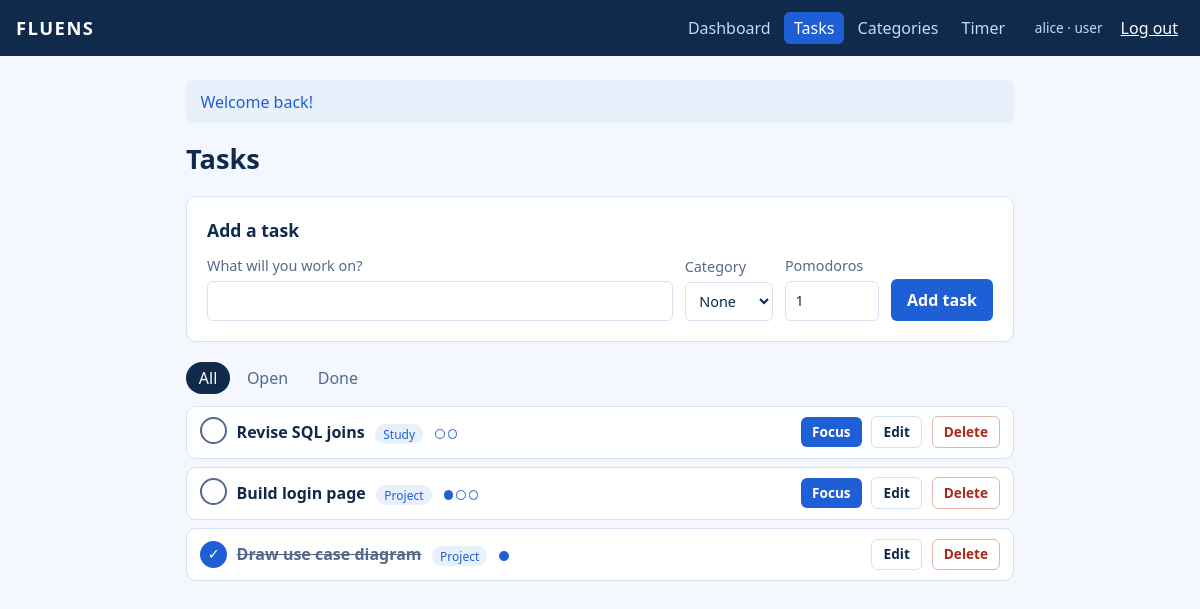
/index.php?page=tasks (signed in), run on the app's committed database.
### tables this page shows
CREATE TABLE tasks (
  id            INT UNSIGNED AUTO_INCREMENT PRIMARY KEY,
  user_id       INT UNSIGNED NOT NULL,
  category_id   INT UNSIGNED NULL,
  title         VARCHAR(120) NOT NULL,
  est_pomodoros TINYINT UNSIGNED NOT NULL DEFAULT 1,
  status        ENUM('open','done') NOT NULL DEFAULT 'open',
  created_at    TIMESTAMP DEFAULT CURRENT_TIMESTAMP,
  CONSTRAINT fk_tasks_user     FOREIGN KEY (user_id)     REFERENCES users(id)      ON DELETE CASCADE,
  CONSTRAINT fk_tasks_category FOREIGN KEY (category_id) REFERENCES categories(id) ON DELETE SET NULL
);

CREATE TABLE categories (
  id      INT UNSIGNED AUTO_INCREMENT PRIMARY KEY,
  user_id INT UNSIGNED NOT NULL,
  name    VARCHAR(40) NOT NULL,
  UNIQUE KEY uq_category_per_user (user_id, name),
  CONSTRAINT fk_categories_user FOREIGN KEY (user_id) REFERENCES users(id) ON DELETE CASCADE
);

### index.php (called while the page is built, shortened)
<?php
$routes = require __DIR__ . '/includes/routes.php';
$page  = $_GET['page'] ?? (current_user() ? 'dashboard' : 'login');
$route = $routes[$page] ?? null;
$pageFile = __DIR__ . '/pages/' . $route['file'] . '.php';
require $pageFile;
require __DIR__ . '/includes/layout.php';

### includes/helpers.php (called while the page is built, shortened)
<?php
function e(?string $value): string
{
    return htmlspecialchars((string) $value, ENT_QUOTES, 'UTF-8');
}
function url(string $page, array $params = []): string
{
    return 'index.php?' . http_build_query(['page' => $page] + $params);
}

### includes/auth.php (called while the page is built, shortened)
<?php
function user_id(): int
{
    return (int) ($_SESSION['user']['id'] ?? 0);
}

### includes/db.php (called while the page is built)
<?php
function db(): PDO
{
    static $pdo = null;
    if ($pdo === null) {
        $dsn = 'mysql:host=' . DB_HOST . ';dbname=' . DB_NAME . ';charset=utf8mb4';
        $pdo = new PDO($dsn, DB_USER, DB_PASS, [
            PDO::ATTR_ERRMODE            => PDO::ERRMODE_EXCEPTION,
            PDO::ATTR_DEFAULT_FETCH_MODE => PDO::FETCH_ASSOC,
            PDO::ATTR_EMULATE_PREPARES   => false,
        ]);
    }
    return $pdo;
}
function query(string $sql, array $params = []): PDOStatement
{
    $stmt = db()->prepare($sql);
    $stmt->execute($params);
    return $stmt;
}

### pages/tasks.php (the view, shortened to what this page needs)
<?php
$uid   = user_id();
$filter = in_array($_GET['status'] ?? '', ['open', 'done'], true) ? $_GET['status'] : 'all';
$sql    = "SELECT t.*, c.name AS category,
                  (SELECT COUNT(*) FROM pomodoro_sessions s
                    WHERE s.task_id = t.id AND s.type = 'focus') AS done_pomodoros
             FROM tasks t LEFT JOIN categories c ON c.id = t.category_id
            WHERE t.user_id = ?";
$params = [$uid];
$tasks      = query($sql . " ORDER BY t.status = 'done', t.created_at DESC", $params)->fetchAll();
$editing    = isset($_GET['edit'])
    ? query('SELECT * FROM tasks WHERE id = ? AND user_id = ?', [(int) $_GET['edit'], $uid])->fetch()
    : false;
?>
<h1>Tasks</h1>
<section class="panel">
  <h2><?= $editing ? 'Edit task' : 'Add a task' ?></h2>
  <form method="post" class="inline-form">
    <label class="grow">What will you work on?
      <input name="title" required maxlength="120" value="<?= e($editing['title'] ?? '') ?>"></label>
    <label>Category
      <select name="category_id">
        <option value="">None</option>
      </select></label>
    <label>Pomodoros
      <input type="number" name="est_pomodoros" min="1" max="12" value="<?= (int) ($editing['est_pomodoros'] ?? 1) ?>"></label>
    <button class="btn"><?= $editing ? 'Save changes' : 'Add task' ?></button>
  </form>
</section>
<div class="tabs">
  <?php foreach (['all' => 'All', 'open' => 'Open', 'done' => 'Done'] as $key => $label): ?>
    <a href="<?= url('tasks', $key === 'all' ? [] : ['status' => $key]) ?>" <?= $filter === $key ? 'aria-current="true"' : '' ?>><?= $label ?></a>
  <?php endforeach; ?>
</div>
<?php if (!$tasks): ?>
  <p class="muted">No tasks here yet.</p>
<?php else: ?>
  <ul class="rows task-list">
    <?php foreach ($tasks as $t): ?>
      <li class="<?= $t['status'] === 'done' ? 'is-done' : '' ?>">
        <form method="post">
          <button class="check" aria-label="<?= $t['status'] === 'done' ? 'Mark as open' : 'Mark as done' ?>"><?= $t['status'] === 'done' ? '✓' : '' ?></button>
        </form>
        <div class="grow">
          <strong><?= e($t['title']) ?></strong>
          <?php if ($t['category']): ?><span class="tag"><?= e($t['category']) ?></span><?php endif; ?>
          <span class="dots" title="<?= (int) $t['done_pomodoros'] ?> of <?= (int) $t['est_pomodoros'] ?> pomodoros">
            <?php for ($i = 0; $i < $t['est_pomodoros']; $i++): ?><i class="<?= $i < $t['done_pomodoros'] ? 'on' : '' ?>"></i><?php endfor; ?>
          </span>
        </div>
        <?php if ($t['status'] === 'open'): ?>
          <a class="btn small" href="<?= url('timer', ['task' => $t['id']]) ?>">Focus</a>
        <?php endif; ?>
        <a class="btn small ghost" href="<?= url('tasks', ['edit' => $t['id']]) ?>">Edit</a>
        <form method="post" onsubmit="return confirm('Delete this task?')">
          <button class="btn small danger">Delete</button>
        </form>
      </li>
    <?php endforeach; ?>
  </ul>
<?php endif; ?>

### assets/style.css (style rules this page uses)
:root { --bg: #f4f8fe; --surface: #fff; --ink: #0f2a4a; --muted: #55698a; --line: #d6e2f2; --focus: #1f5fd6; --focus-soft: #6aa3f5; --short: #0f9bb8; --long: #3a3fb5; --danger: #a8281a; --tint: #e8f0fc; --radius: 10px; }
* { box-sizing: border-box; }
body { margin: 0; background: var(--bg); color: var(--ink); font: 16px/1.5 system-ui, "Segoe UI", Roboto, sans-serif; }
a { color: var(--focus); }
h1 { font-size: 1.7rem; margin: 0 0 1rem; }
h2 { font-size: 1.1rem; margin: 0 0 .75rem; }
.panel { background: var(--surface); border: 1px solid var(--line); border-radius: var(--radius); padding: 1.25rem; margin-bottom: 1.25rem; }
label { display: grid; gap: .25rem; font-size: .9rem; color: var(--muted); }
input, select { font: inherit; padding: .5rem .6rem; border: 1px solid var(--line); border-radius: 6px; background: #fff; color: var(--ink); }
.inline-form { display: flex; flex-wrap: wrap; gap: .75rem; align-items: end; margin: 0; }
.grow { flex: 1 1 200px; }
.btn { display: inline-block; font: inherit; font-weight: 600; padding: .55rem 1rem; border: 0; border-radius: 6px; background: var(--focus); color: #fff; text-decoration: none; cursor: pointer; }
.btn.ghost { background: transparent; color: var(--ink); border: 1px solid var(--line); }
.btn.danger { background: transparent; color: var(--danger); border: 1px solid #e3b5ae; }
.btn.small { padding: .3rem .7rem; font-size: .85rem; }
.rows { list-style: none; margin: 0; padding: 0; display: grid; gap: .5rem; }
.rows li { display: flex; align-items: center; gap: .6rem; background: var(--surface); border: 1px solid var(--line); border-radius: var(--radius); padding: .6rem .8rem; flex-wrap: wrap; }
.rows form { margin: 0; }
.tag { font-size: .75rem; background: var(--tint); color: var(--focus); padding: .1rem .5rem; border-radius: 99px; margin-left: .4rem; }
.is-done strong { text-decoration: line-through; color: var(--muted); }
.check { width: 1.7rem; height: 1.7rem; border-radius: 50%; border: 2px solid var(--muted); background: #fff; color: #fff; cursor: pointer; font-size: .9rem; line-height: 1; }
.is-done .check { background: var(--focus); border-color: var(--focus); }
.dots { display: inline-flex; gap: 3px; margin-left: .5rem; vertical-align: middle; }
.dots i { width: .6rem; height: .6rem; border-radius: 50%; border: 1.5px solid var(--focus); }
.dots i.on { background: var(--focus); }
.tabs { display: flex; gap: .25rem; margin-bottom: .75rem; }
.tabs a { padding: .25rem .8rem; border-radius: 99px; text-decoration: none; color: var(--muted); }
.tabs a[aria-current] { background: var(--ink); color: #fff; }

### data on the page
tasks: title "Revise SQL joins", category.name "Study", est_pomodoros 2 (drawn)
tasks: title "Build login page", category.name "Project"
tasks: title "Draw use case diagram", category.name "Project", est_pomodoros 1 (drawn)

### other printed values
$route['nav'] "Dashboard"
$route['nav'] "Tasks"
$route['nav'] "Categories"
$route['nav'] "Timer"
$user['username'] "alice"
$user['role'] "user"
$f['message'] "Welcome back!"
$label "All"
$label "Open"
$label "Done"
